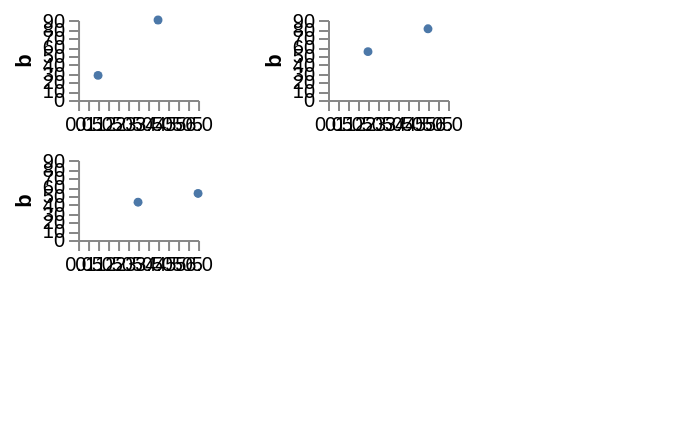

Write a Vega-Lite specification for this figure.
### Vega specification from a JSON file in a GitHub repository (floating-point values rounded to 4 significant figures)
{"width": 300, "height": 200, "padding": 5, "data": [{"name": "table", "values": [{"a": "Alpha", "b": 28, "c": "x", "d": 1, "col": 0, "row": 0}, {"a": "Bravo", "b": 55, "c": "y", "d": 2, "col": 1, "row": 1}, {"a": "Charlie", "b": 43, "c": "x", "d": 3, "col": 2, "row": 0}, {"a": "Delta", "b": 91, "c": "z", "d": 4, "col": 0, "row": 1}, {"a": "Echo", "b": 81, "c": "y", "d": 5, "col": 1, "row": 0}, {"a": "Foxtrot", "b": 53, "c": "z", "d": 6, "col": 2, "row": 1}]}], "scales": [{"name": "x", "type": "linear", "domain": {"data": "table", "field": "d"}, "range": [0, 60]}, {"name": "y", "type": "linear", "domain": {"data": "table", "field": "b"}, "range": [40, 0]}], "layout": {"align": {"row": "each", "column": "each"}, "bounds": "full", "columns": 2, "padding": {"row": 8, "column": 24}, "center": true}, "marks": [{"type": "group", "from": {"facet": {"name": "facet", "data": "table", "groupby": ["col"]}}, "encode": {"update": {"width": {"value": 60}, "height": {"value": 40}}}, "axes": [{"orient": "left", "scale": "y", "title": "b"}, {"orient": "bottom", "scale": "x"}], "marks": [{"type": "symbol", "from": {"data": "facet"}, "encode": {"enter": {"x": {"scale": "x", "field": "d"}, "y": {"scale": "y", "field": "b"}, "size": {"value": 20}}}}]}]}
